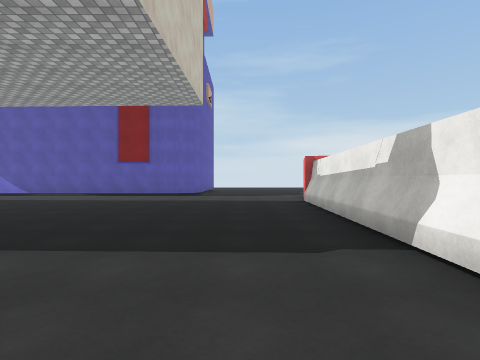
view 1 (above)

17 first-person views from a walk through a 3-D level made in the Unity game engine. The camera is 1.4 m above the floor, looks level and sees 80° across. Doors are open. The floor is counted in squares, 2 m on a side. Each view is taken from the middle of a square. On the plan, view 1 faces up. The plan holds only what a view shows up to about 10 squares ahead; the rest is blank. The place goes on beyond the plan. Surface patterns are stand-ins for the level's own textures.

view 2
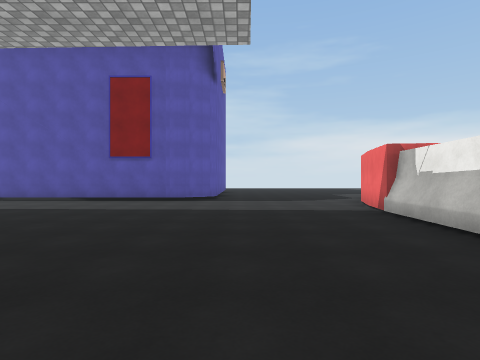

view 3
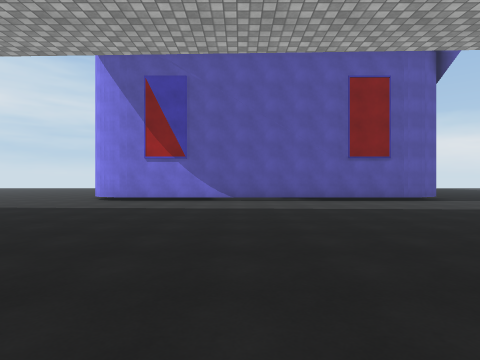

view 4
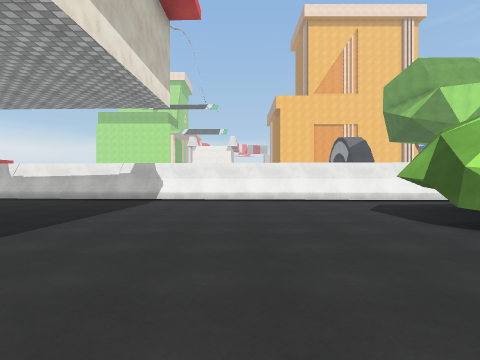

view 5
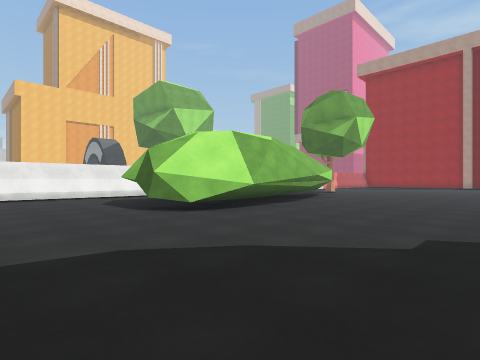

view 6
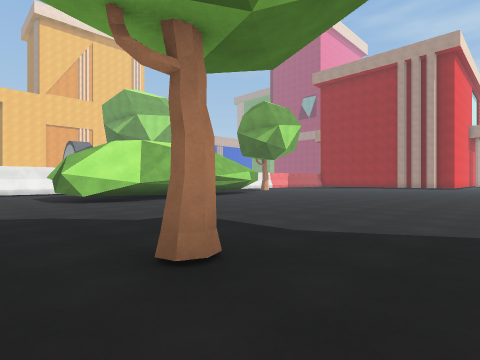

view 7
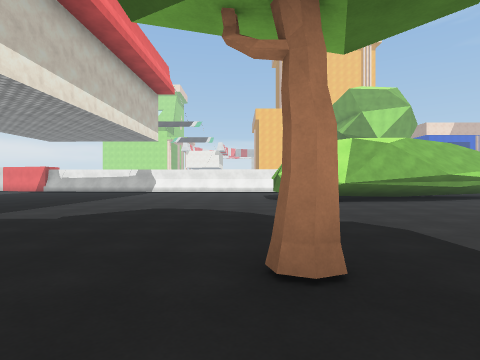

view 8
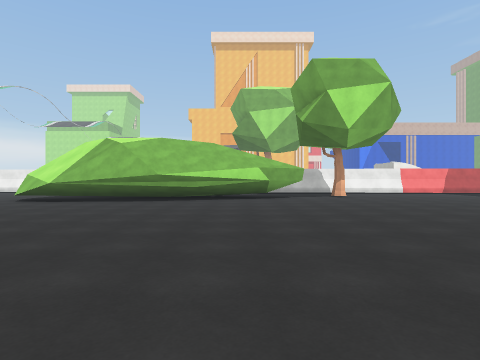

view 9
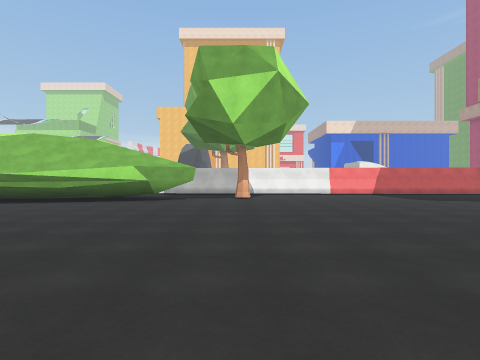

view 10
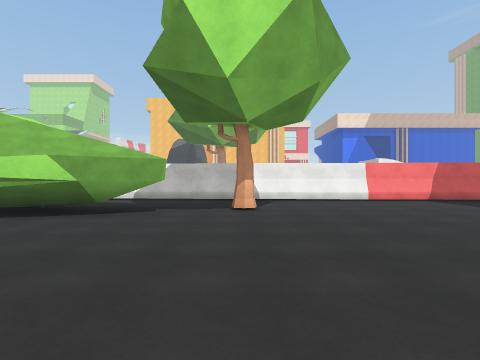

view 11
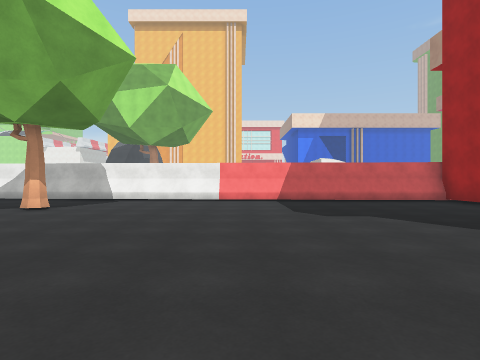

view 12
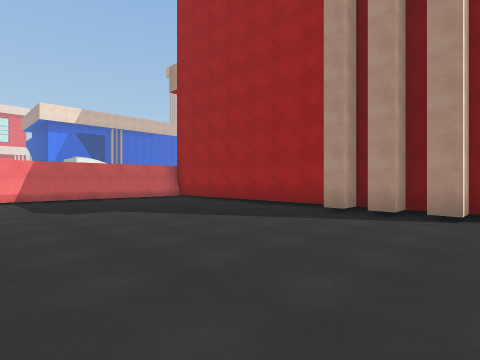

view 13
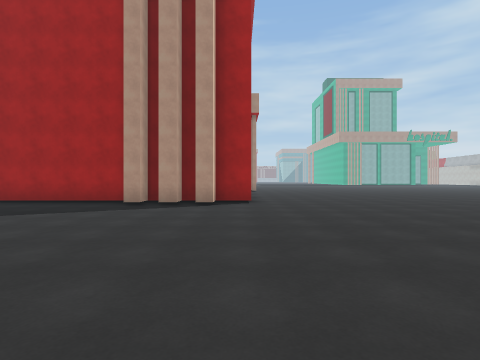

view 14
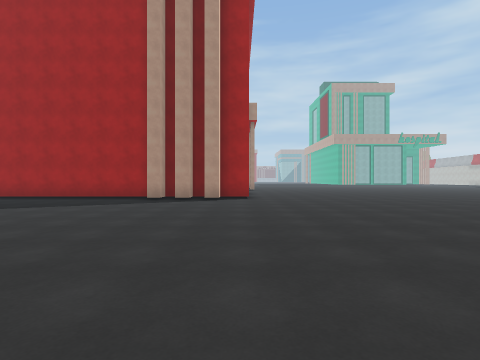

view 15
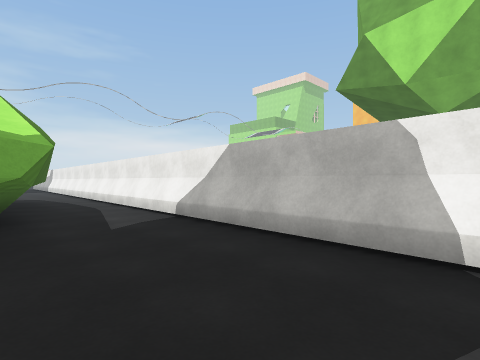

view 16
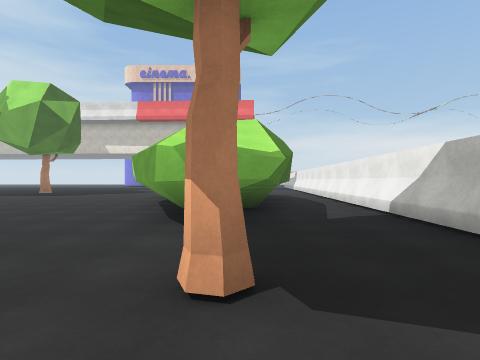

view 17
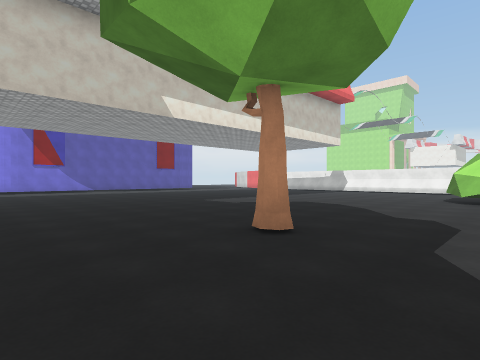

### Floor plan
Points are (right, up) in squares from view 1. A wall is a line through its corners. A room is listed if a view was taken in it or the views show most of it. See-through windows are left out.
Room 1 (views 1, 2, 3, 4, 5, 6, 7, 8, 9, 10, 11, 12, 13, 14, 15, 16, 17)
walls: (-5.2, -8.2) (-5.2, -5) (-4, -3.3) (-1.9, -3.3); (-4.5, -3.7) (-3.9, -3.3); (-3.8, -11.9) (-5.3, -5.2); (-3.8, -12) (-5, -8.9); (-0.2, -7.2) (-1.5, -13) (-2, -13.2); (-1.5, -13.1) (-3.1, -13.4) (-3.9, -11.9); (2, 8.9) (2.3, 10.5); (-7.3, -25.8) (-6.8, -25.8); (-7.6, -26.6) (-7.3, -26.6); (-8.8, -26.6) (-8.3, -26.6) (-8.3, -25.8) (-7.8, -25.8); (-6.5, -26.6) (0.4, -26.6) (2.2, 8.9); (-10.4, -26.6) (-9.3, -26.6) (-9.3, -25.8) (-8.8, -25.8); (-3.3, 12.6) (-12.9, 12.6); (2.3, 10.4) (2.8, 12); (-13, 12.6) (-13.5, 12.7); (-2.6, 12.7) (-3.1, 12.6); (0.2, -26.6) (2, 9)
low walls: (-5.1, -4.5) (-4.5, -3.7)
ways out: gap at (0, -7)
objects: other object (-12, -3) to (-12, -2); other object (-2, -15)

Where each view was taken, in squares from view 1:
view 1: 0 up, 0 right, facing up
view 2: 3 up, 1 left, facing up
view 3: 3 up, 9 left, facing up
view 4: 0 up, 8 left, facing right
view 5: 0 up, 10 left, facing down-right
view 6: 1 down, 14 left, facing down-right
view 7: 2 down, 14 left, facing right
view 8: 11 down, 14 left, facing right
view 9: 15 down, 13 left, facing right
view 10: 15 down, 9 left, facing right
view 11: 20 down, 9 left, facing right
view 12: 20 down, 10 left, facing down-right
view 13: 18 down, 10 left, facing down
view 14: 16 down, 10 left, facing down
view 15: 16 down, 2 left, facing up-right
view 16: 17 down, 2 left, facing up
view 17: 5 down, 15 left, facing up-right
